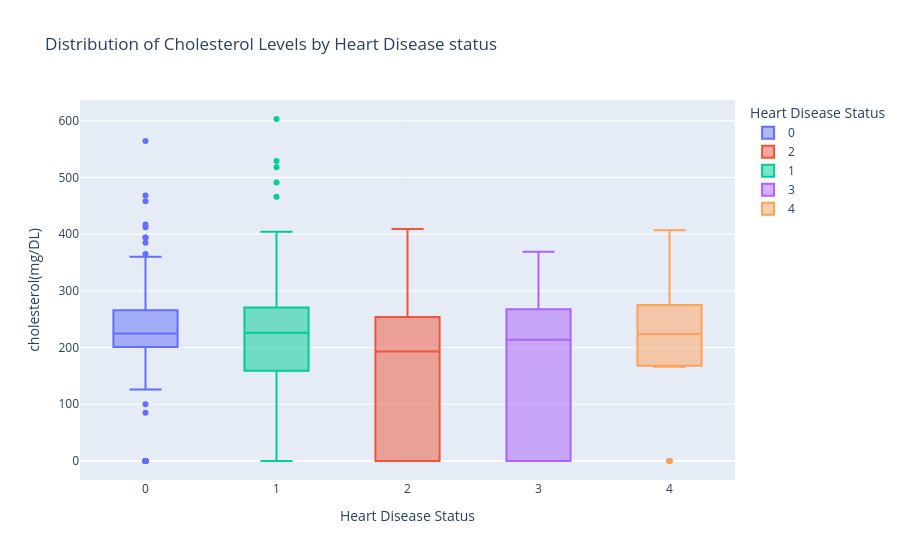

Notebook code cell kept with this figure:
### Code cell
fig = px.box(
    df, 
    x="num",
    y="chol",
    color="num",
    title="Distribution of Cholesterol Levels by Heart Disease status",
    labels={
        "num": "Heart Disease Status",
        "chol": "cholesterol(mg/DL)"
    }
) 
fig.show()

### Figure 1 — Plotly figure (JSON) as saved in the notebook; plotly's stock layout.template omitted (floating-point values rounded to 4 significant figures; data arrays with more than 128 entries replaced by an {"elided": "..."} marker saying what was removed)
{"data": [{"alignmentgroup": "True", "hovertemplate": "Heart Disease Status=%{x}<br>cholesterol(mg/DL)=%{y}<extra></extra>", "legendgroup": "0", "marker": {"color": "#636efa"}, "name": "0", "notched": false, "offsetgroup": "0", "orientation": "v", "showlegend": true, "type": "box", "x": {"elided": "411 int values"}, "x0": " ", "xaxis": "x", "y": {"elided": "411 float values"}, "y0": " ", "yaxis": "y"}, {"alignmentgroup": "True", "hovertemplate": "Heart Disease Status=%{x}<br>cholesterol(mg/DL)=%{y}<extra></extra>", "legendgroup": "2", "marker": {"color": "#EF553B"}, "name": "2", "notched": false, "offsetgroup": "2", "orientation": "v", "showlegend": true, "type": "box", "x": [2, 2, 2, 2, 2, 2, 2, 2, 2, 2, 2, 2, 2, 2, 2, 2, 2, 2, 2, 2, 2, 2, 2, 2, 2, 2, 2, 2, 2, 2, 2, 2, 2, 2, 2, 2, 2, 2, 2, 2, 2, 2, 2, 2, 2, 2, 2, 2, 2, 2, 2, 2, 2, 2, 2, 2, 2, 2, 2, 2, 2, 2, 2, 2, 2, 2, 2, 2, 2, 2, 2, 2, 2, 2, 2, 2, 2, 2, 2, 2, 2, 2, 2, 2, 2, 2, 2, 2, 2, 2, 2, 2, 2, 2, 2, 2, 2, 2, 2, 2, 2, 2, 2, 2, 2, 2, 2, 2, 2], "x0": " ", "xaxis": "x", "y": [286.0, 254.0, 256.0, 230.0, 290.0, 305.0, 188.0, 282.0, 326.0, 239.0, 177.0, 260.0, 341.0, 263.0, 254.0, 293.0, 409.0, 246.0, 254.0, 294.0, 212.0, 327.0, 283.0, 234.0, 237.0, 234.0, 315.0, 204.0, 218.0, 311.0, 335.0, 203.0, 225.0, 169.0, 187.0, 193.0, 0.0, 0.0, 0.0, 0.0, 0.0, 0.0, 0.0, 0.0, 0.0, 0.0, 0.0, 0.0, 0.0, 0.0, 0.0, 0.0, 0.0, 0.0, 0.0, 0.0, 0.0, 0.0, 0.0, 0.0, 0.0, 0.0, 0.0, 0.0, 0.0, 0.0, 0.0, 0.0, 260.0, 218.0, 0.0, 0.0, 0.0, 0.0, 0.0, 281.0, 0.0, 0.0, 153.0, 0.0, 0.0, 0.0, 0.0, 0.0, 214.0, 0.0, 216.0, 241.0, 384.0, 297.0, 308.0, 186.0, 252.0, 0.0, 192.0, 219.0, 232.0, 223.0, 223.0, 193.0, 223.0, 210.0, 216.0, 244.0, 258.0, 219.0, 310.0, 310.0, 223.0], "y0": " ", "yaxis": "y"}, {"alignmentgroup": "True", "hovertemplate": "Heart Disease Status=%{x}<br>cholesterol(mg/DL)=%{y}<extra></extra>", "legendgroup": "1", "marker": {"color": "#00cc96"}, "name": "1", "notched": false, "offsetgroup": "1", "orientation": "v", "showlegend": true, "type": "box", "x": {"elided": "265 int values"}, "x0": " ", "xaxis": "x", "y": {"elided": "265 float values"}, "y0": " ", "yaxis": "y"}, {"alignmentgroup": "True", "hovertemplate": "Heart Disease Status=%{x}<br>cholesterol(mg/DL)=%{y}<extra></extra>", "legendgroup": "3", "marker": {"color": "#ab63fa"}, "name": "3", "notched": false, "offsetgroup": "3", "orientation": "v", "showlegend": true, "type": "box", "x": [3, 3, 3, 3, 3, 3, 3, 3, 3, 3, 3, 3, 3, 3, 3, 3, 3, 3, 3, 3, 3, 3, 3, 3, 3, 3, 3, 3, 3, 3, 3, 3, 3, 3, 3, 3, 3, 3, 3, 3, 3, 3, 3, 3, 3, 3, 3, 3, 3, 3, 3, 3, 3, 3, 3, 3, 3, 3, 3, 3, 3, 3, 3, 3, 3, 3, 3, 3, 3, 3, 3, 3, 3, 3, 3, 3, 3, 3, 3, 3, 3, 3, 3, 3, 3, 3, 3, 3, 3, 3, 3, 3, 3, 3, 3, 3, 3, 3, 3, 3, 3, 3, 3, 3, 3, 3, 3], "x0": " ", "xaxis": "x", "y": [268.0, 224.0, 167.0, 177.0, 353.0, 254.0, 270.0, 274.0, 164.0, 258.0, 188.0, 219.0, 330.0, 256.0, 217.0, 288.0, 239.0, 281.0, 246.0, 269.0, 274.0, 298.0, 299.0, 309.0, 259.0, 200.0, 228.0, 282.0, 206.0, 286.0, 212.0, 319.0, 205.0, 176.0, 131.0, 0.0, 0.0, 0.0, 0.0, 0.0, 0.0, 0.0, 0.0, 0.0, 0.0, 0.0, 0.0, 0.0, 0.0, 0.0, 0.0, 0.0, 0.0, 0.0, 0.0, 0.0, 0.0, 0.0, 0.0, 0.0, 0.0, 0.0, 0.0, 0.0, 0.0, 236.0, 0.0, 0.0, 228.0, 0.0, 171.0, 230.0, 0.0, 0.0, 0.0, 0.0, 316.0, 270.0, 220.0, 214.0, 339.0, 208.0, 225.0, 0.0, 267.0, 235.0, 282.0, 312.0, 142.0, 306.0, 222.0, 258.0, 200.0, 260.0, 221.0, 216.0, 270.0, 292.0, 221.0, 369.0, 173.0, 289.0, 223.0, 219.0, 256.0, 337.0, 300.0], "y0": " ", "yaxis": "y"}, {"alignmentgroup": "True", "hovertemplate": "Heart Disease Status=%{x}<br>cholesterol(mg/DL)=%{y}<extra></extra>", "legendgroup": "4", "marker": {"color": "#FFA15A"}, "name": "4", "notched": false, "offsetgroup": "4", "orientation": "v", "showlegend": true, "type": "box", "x": [4, 4, 4, 4, 4, 4, 4, 4, 4, 4, 4, 4, 4, 4, 4, 4, 4, 4, 4, 4, 4, 4, 4, 4, 4, 4, 4, 4], "x0": " ", "xaxis": "x", "y": [206.0, 225.0, 230.0, 243.0, 407.0, 174.0, 289.0, 289.0, 304.0, 212.0, 231.0, 166.0, 318.0, 0.0, 0.0, 0.0, 0.0, 0.0, 177.0, 277.0, 0.0, 248.0, 223.0, 208.0, 273.0, 170.0, 287.0, 254.0], "y0": " ", "yaxis": "y"}], "layout": {"boxmode": "overlay", "legend": {"title": {"text": "Heart Disease Status"}, "tracegroupgap": 0}, "title": {"text": "Distribution of Cholesterol Levels by Heart Disease status"}, "xaxis": {"anchor": "y", "categoryarray": [0, 2, 1, 3, 4], "categoryorder": "array", "domain": [0, 1], "title": {"text": "Heart Disease Status"}}, "yaxis": {"anchor": "x", "domain": [0, 1], "title": {"text": "cholesterol(mg/DL)"}}}}
